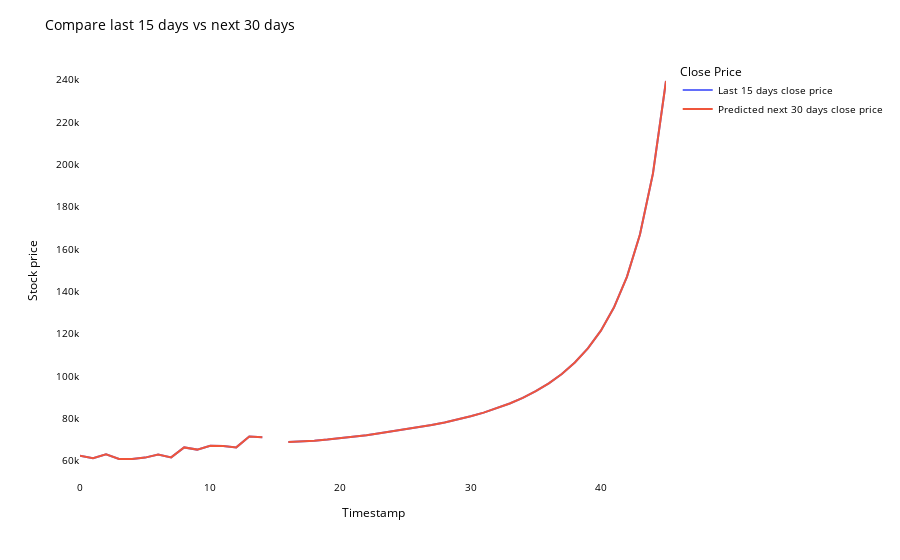

Notebook code for this chart:
### Markdown cell above
#### Last 15 Days of Dataset and Next Predicted 30 Days

### Code cell
temp_mat = np.empty((len(last_days)+pred_days+1,1))
temp_mat[:] = np.nan
temp_mat = temp_mat.reshape(1,-1).tolist()[0]

last_original_days_value = temp_mat
next_predicted_days_value = temp_mat

last_original_days_value[0:time_step+1] = scaler.inverse_transform(data[len(data)-time_step:]).reshape(1,-1).tolist()[0]
next_predicted_days_value[time_step+1:] = scaler.inverse_transform(np.array(lst_output).reshape(-1,1)).reshape(1,-1).tolist()[0]

new_pred_plot = pd.DataFrame({
    'last_original_days_value':last_original_days_value,
    'next_predicted_days_value':next_predicted_days_value
})

names = cycle(['Last 15 days close price','Predicted next 30 days close price'])

fig = px.line(new_pred_plot,x=new_pred_plot.index, y=[new_pred_plot['last_original_days_value'],
                                                      new_pred_plot['next_predicted_days_value']],
              labels={'value': 'Stock price','index': 'Timestamp'})
fig.update_layout(title_text='Compare last 15 days vs next 30 days',
                  plot_bgcolor='white', font_size=10, font_color='black',legend_title_text='Close Price')

fig.for_each_trace(lambda t:  t.update(name = next(names)))
fig.update_xaxes(showgrid=False)
fig.update_yaxes(showgrid=False)
fig.show()

### Figure 1 — Plotly figure (JSON) as saved in the notebook; plotly's stock layout.template omitted (floating-point values rounded to 4 significant figures)
{"data": [{"hovertemplate": "variable=last_original_days_value<br>Timestamp=%{x}<br>Stock price=%{y}<extra></extra>", "legendgroup": "last_original_days_value", "line": {"color": "#636efa", "dash": "solid"}, "marker": {"symbol": "circle"}, "mode": "lines", "name": "Last 15 days close price", "orientation": "v", "showlegend": true, "type": "scatter", "x": [0, 1, 2, 3, 4, 5, 6, 7, 8, 9, 10, 11, 12, 13, 14, 15, 16, 17, 18, 19, 20, 21, 22, 23, 24, 25, 26, 27, 28, 29, 30, 31, 32, 33, 34, 35, 36, 37, 38, 39, 40, 41, 42, 43, 44, 45], "xaxis": "x", "y": [62330.0, 61190.0, 63050.0, 60790.0, 60790.0, 61450.0, 62900.0, 61550.0, 66270.0, 65230.0, 67050.0, 66940.0, 66280.0, 71450.0, 71120.0, null, 68810.0, 69050.0, 69470.0, 69970.0, 70570.0, 71260.0, 72060.0, 72910.0, 73810.0, 74730.0, 75750.0, 76850.0, 78080.0, 79480.0, 80970.0, 82690.0, 84700.0, 87010.0, 89690.0, 92830.0, 96530.0, 101000.0, 106400.0, 113000.0, 121500.0, 132400.0, 146900.0, 166900.0, 195800.0, 239400.0], "yaxis": "y"}, {"hovertemplate": "variable=next_predicted_days_value<br>Timestamp=%{x}<br>Stock price=%{y}<extra></extra>", "legendgroup": "next_predicted_days_value", "line": {"color": "#EF553B", "dash": "solid"}, "marker": {"symbol": "circle"}, "mode": "lines", "name": "Predicted next 30 days close price", "orientation": "v", "showlegend": true, "type": "scatter", "x": [0, 1, 2, 3, 4, 5, 6, 7, 8, 9, 10, 11, 12, 13, 14, 15, 16, 17, 18, 19, 20, 21, 22, 23, 24, 25, 26, 27, 28, 29, 30, 31, 32, 33, 34, 35, 36, 37, 38, 39, 40, 41, 42, 43, 44, 45], "xaxis": "x", "y": [62330.0, 61190.0, 63050.0, 60790.0, 60790.0, 61450.0, 62900.0, 61550.0, 66270.0, 65230.0, 67050.0, 66940.0, 66280.0, 71450.0, 71120.0, null, 68810.0, 69050.0, 69470.0, 69970.0, 70570.0, 71260.0, 72060.0, 72910.0, 73810.0, 74730.0, 75750.0, 76850.0, 78080.0, 79480.0, 80970.0, 82690.0, 84700.0, 87010.0, 89690.0, 92830.0, 96530.0, 101000.0, 106400.0, 113000.0, 121500.0, 132400.0, 146900.0, 166900.0, 195800.0, 239400.0], "yaxis": "y"}], "layout": {"autosize": true, "font": {"color": "black", "size": 10}, "legend": {"title": {"text": "Close Price"}, "tracegroupgap": 0}, "margin": {"t": 60}, "plot_bgcolor": "white", "title": {"text": "Compare last 15 days vs next 30 days"}, "xaxis": {"anchor": "y", "autorange": true, "domain": [0, 1], "range": [0, 45], "showgrid": false, "title": {"text": "Timestamp"}, "type": "linear"}, "yaxis": {"anchor": "x", "autorange": true, "domain": [0, 1], "range": [50870.0, 249300.0], "showgrid": false, "title": {"text": "Stock price"}, "type": "linear"}}}
